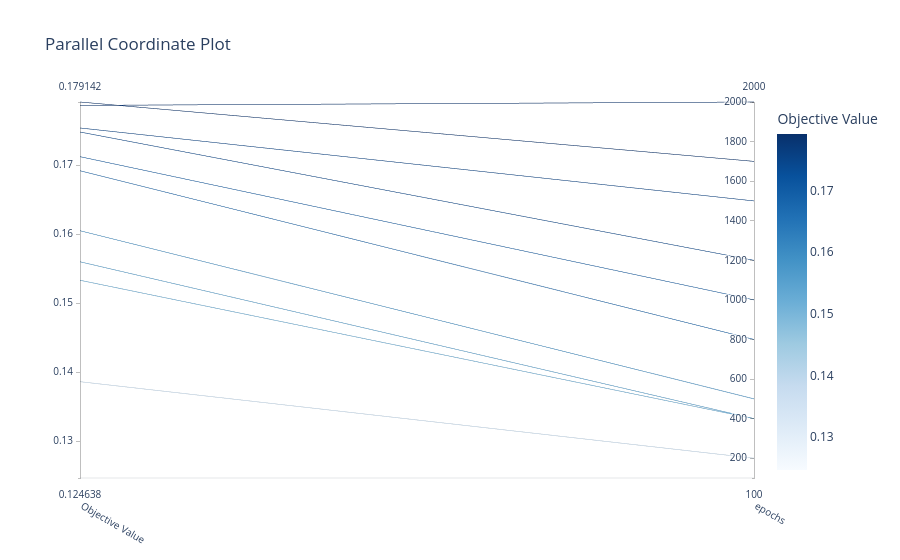

The notebook cell saved with this chart:
### Code cell
optuna.visualization.plot_parallel_coordinate(optuna_study)

### Figure 1 — Plotly figure (JSON) as saved in the notebook; plotly's stock layout.template omitted (floating-point values rounded to 4 significant figures)
{"data": [{"dimensions": [{"label": "Objective Value", "range": [0.1246, 0.1791], "values": [0.1386, 0.1533, 0.1712, 0.1754, 0.1791, 0.156, 0.1692, 0.1748, 0.1246, 0.1605, 0.1786]}, {"label": "epochs", "range": [100, 2000], "values": [200, 400, 1000, 1500, 1700, 400, 800, 1200, 100, 500, 2000]}], "labelangle": 30, "labelside": "bottom", "line": {"color": [0.1386, 0.1533, 0.1712, 0.1754, 0.1791, 0.156, 0.1692, 0.1748, 0.1246, 0.1605, 0.1786], "colorbar": {"title": {"text": "Objective Value"}}, "colorscale": [[0, "rgb(247,251,255)"], [0.125, "rgb(222,235,247)"], [0.25, "rgb(198,219,239)"], [0.375, "rgb(158,202,225)"], [0.5, "rgb(107,174,214)"], [0.625, "rgb(66,146,198)"], [0.75, "rgb(33,113,181)"], [0.875, "rgb(8,81,156)"], [1, "rgb(8,48,107)"]], "reversescale": false, "showscale": true}, "type": "parcoords"}], "layout": {"title": {"text": "Parallel Coordinate Plot"}}}
